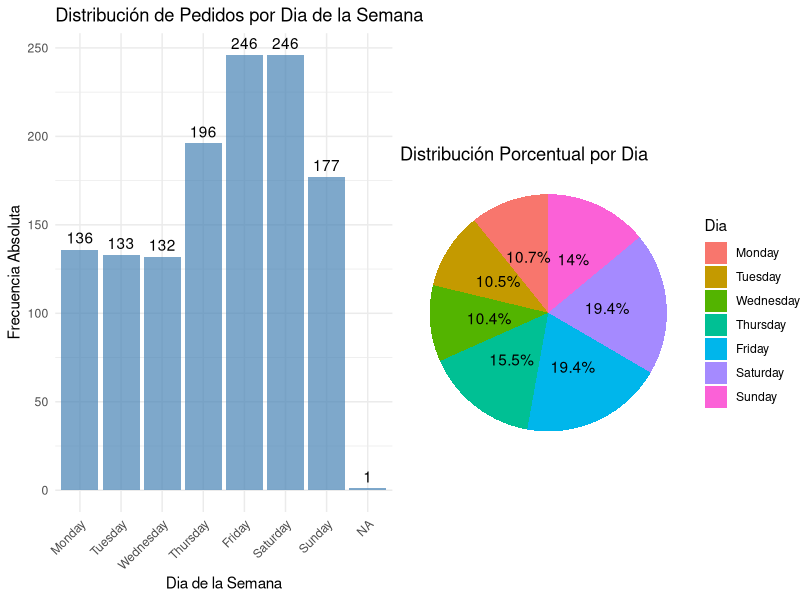
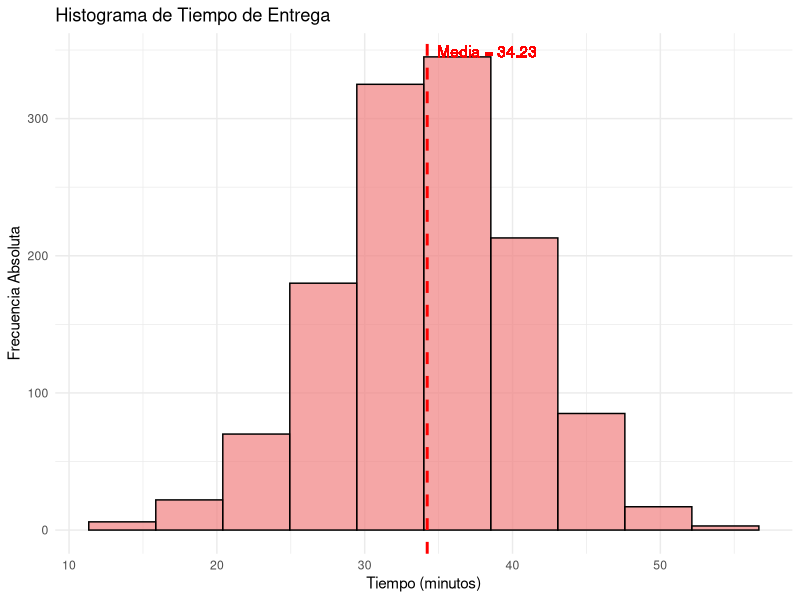
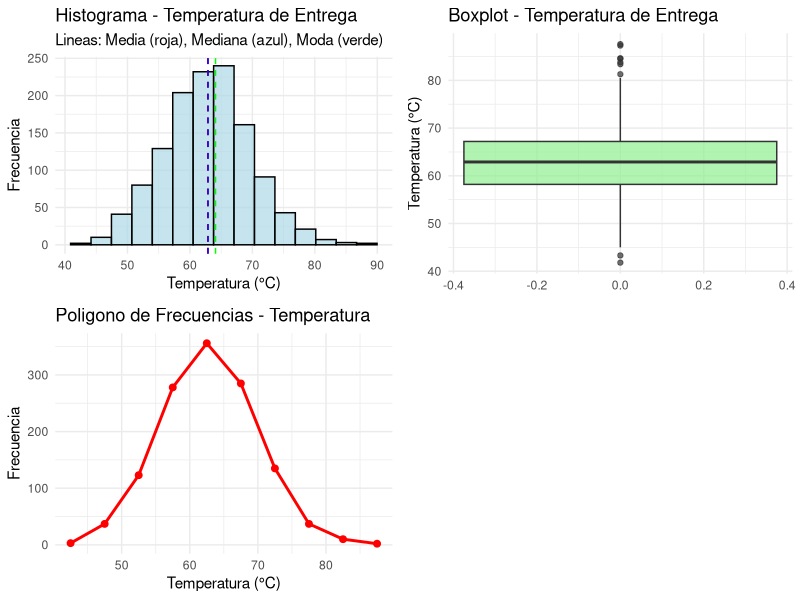
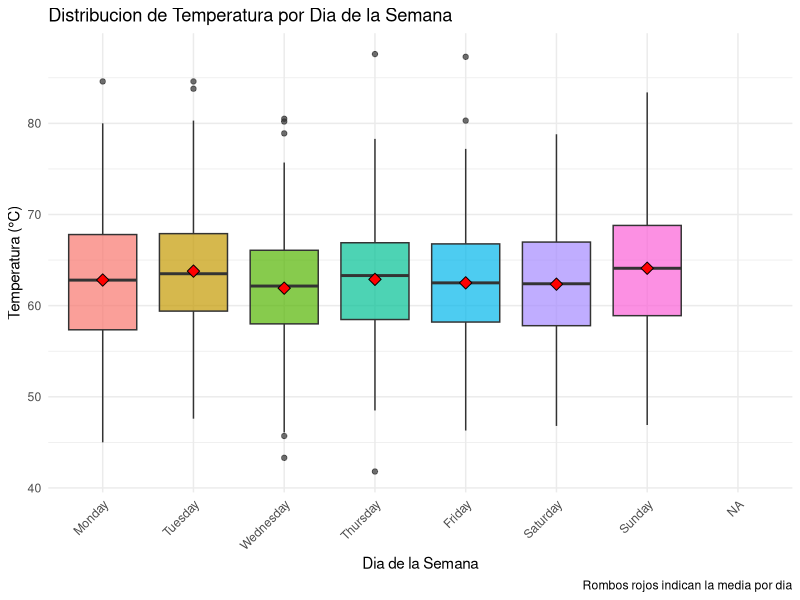
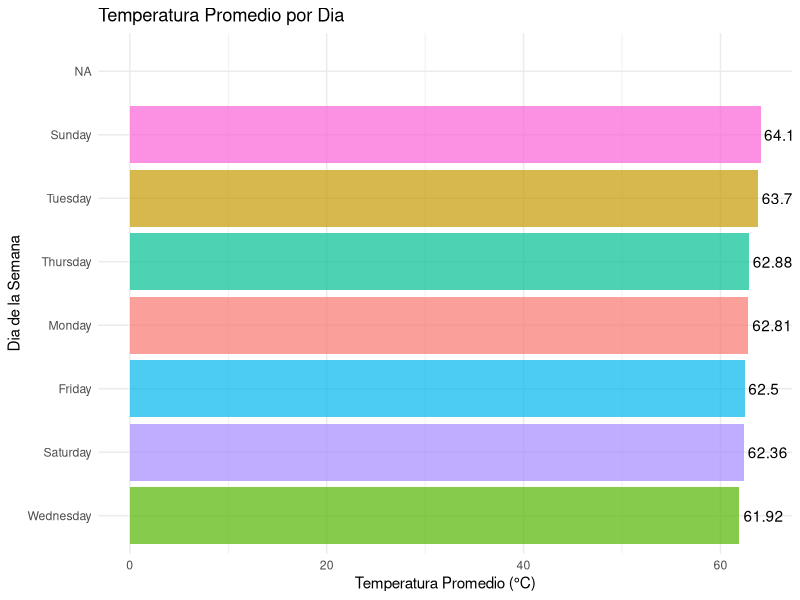

Here is the R script that generated these plots, in order:
## ---- chunk 1
knitr::opts_chunk$set(echo = TRUE, warning = FALSE, message = FALSE)
## ---- chunk 2
# Cargar librerias necesarias
library(ggplot2)
library(dplyr)
library(gridExtra)

# Cargar los datos
datos <- read.csv("pizzadelivery.csv", header = FALSE, stringsAsFactors = FALSE)

# Asignar nombres de columnas
colnames(datos) <- c("id", "day", "date", "time", "operator", "branch", 
                     "driver", "temperature", "bill", "pizzas", 
                     "free_wine", "got_wine", "discount_customer")

# Convertir variables a tipos apropiados 
datos$id <- as.numeric(datos$id)
datos$time <- as.numeric(datos$time)
datos$temperature <- as.numeric(datos$temperature)
datos$bill <- as.numeric(datos$bill)
datos$pizzas <- as.numeric(datos$pizzas)
datos$free_wine <- as.numeric(datos$free_wine)
datos$got_wine <- as.numeric(datos$got_wine)
datos$discount_customer <- as.numeric(datos$discount_customer)

# Convertir variables categoricas
datos$day <- as.factor(datos$day)
datos$operator <- as.factor(datos$operator)
datos$branch <- as.factor(datos$branch)
datos$driver <- as.factor(datos$driver)

# Mostrar estructura de los datos
str(datos)
head(datos)
## ---- chunk 3
# Crear tabla de clasificacion de variables
clasificacion <- data.frame(
  Variable = c("id", "day", "date", "time", "operator", "branch", "driver", 
               "temperature", "bill", "pizzas", "free_wine", "got_wine", "discount_customer"),
  Tipo = c("Cuantitativa", "Categorica", "Categorica", "Cuantitativa", 
           "Categorica", "Categorica", "Categorica", "Cuantitativa", 
           "Cuantitativa", "Cuantitativa", "Categorica", "Categorica", "Categorica"),
  Subtipo = c("Discreta", "Nominal", "Ordinal", "Continua", 
              "Nominal", "Nominal", "Nominal", "Continua", 
              "Continua", "Discreta", "Nominal", "Nominal", "Nominal"),
  Descripcion = c("Identificador único", "Dia de la semana", "Fecha del pedido", 
                  "Tiempo de entrega (min)", "Operador telefónico", "Sucursal del restaurant", 
                  "Repartidor", "Temperatura de entrega (°C)", "Cuenta total (euros)", 
                  "Número de pizzas", "Vino gratis (0/1)", "Llevó vino (0/1)", "Cliente con descuento (0/1)")
)

knitr::kable(clasificacion, caption = "Clasificacion de Variables")
## ---- chunk 4
# Analisis de frecuencias para day
freq_day <- table(datos$day)
prop_day <- prop.table(freq_day)

# Crear tabla de frecuencias
tabla_day <- data.frame(
  Dia = names(freq_day),
  Frecuencia_Absoluta = as.numeric(freq_day),
  Frecuencia_Relativa = round(as.numeric(prop_day), 4),
  Porcentaje = round(as.numeric(prop_day) * 100, 2)
)

knitr::kable(tabla_day, caption = "Tabla de Frecuencias - Variable Day")

# Ordenar dias de la semana Manualmente
datos$day <- factor(datos$day, levels = c("Monday", "Tuesday", "Wednesday", "Thursday", 
                                         "Friday", "Saturday", "Sunday"))

# Grafica de barras
p1 <- ggplot(datos, aes(x = day)) +
  geom_bar(fill = "steelblue", alpha = 0.7) +
  geom_text(stat = "count", aes(label = ..count..), vjust = -0.5) +
  labs(title = "Distribución de Pedidos por Dia de la Semana",
       x = "Dia de la Semana",
       y = "Frecuencia Absoluta") +
  theme_minimal() +
  theme(axis.text.x = element_text(angle = 45, hjust = 1))

# Grafico circular
pie_data <- data.frame(table(datos$day))
colnames(pie_data) <- c("Dia", "Frecuencia")
pie_data$Porcentaje <- round((pie_data$Frecuencia / sum(pie_data$Frecuencia)) * 100, 1)

p2 <- ggplot(pie_data, aes(x = "", y = Frecuencia, fill = Dia)) +
  geom_bar(stat = "identity", width = 1) +
  coord_polar("y", start = 0) +
  labs(title = "Distribución Porcentual por Dia") +
  theme_void() +
  geom_text(aes(label = paste0(Porcentaje, "%")), 
            position = position_stack(vjust = 0.5))

grid.arrange(p1, p2, ncol = 2)
## ---- chunk 5
# Estadistica basica de time
media_time <- mean(datos$time, na.rm = TRUE)
mediana_time <- median(datos$time, na.rm = TRUE)

# Histograma con intervalos de clase especificos
hist_time <- ggplot(datos, aes(x = time)) +
  geom_histogram(bins = 10, fill = "lightcoral", alpha = 0.7, color = "black") +
  geom_vline(xintercept = media_time, color = "red", linetype = "dashed", size = 1) +
  geom_text(aes(x = media_time, y = Inf, label = paste("Media =", round(media_time, 2))), 
            vjust = 2, hjust = -0.1, color = "red") +
  labs(title = "Histograma de Tiempo de Entrega",
       x = "Tiempo (minutos)",
       y = "Frecuencia Absoluta") +
  theme_minimal()

print(hist_time)

# Determinar el intervalo donde se encuentra la media
hist_data <- hist(datos$time, plot = FALSE, breaks = 10)
intervalos <- data.frame(
  Intervalo = paste0("[", round(hist_data$breaks[-length(hist_data$breaks)], 1), 
                     ", ", round(hist_data$breaks[-1], 1), ")"),
  Frecuencia = hist_data$counts
)

# Encontrar en que intervalo esta la media
intervalo_media <- which(media_time >= hist_data$breaks[-length(hist_data$breaks)] & 
                        media_time < hist_data$breaks[-1])

knitr::kable(intervalos, caption = "Intervalos de Clase - Tiempo de Entrega")

cat("La media aritmética del tiempo de entrega es:", round(media_time, 2), "minutos")
cat("\nSe encuentra en el intervalo:", intervalos$Intervalo[intervalo_media])
## ---- chunk 6
# Estaiistica descriptiva para temperature
media_temp <- mean(datos$temperature, na.rm = TRUE)
mediana_temp <- median(datos$temperature, na.rm = TRUE)
desv_temp <- sd(datos$temperature, na.rm = TRUE)
coef_var_temp <- (desv_temp / media_temp) * 100

# Funcion para calcular la moda
calcular_moda <- function(x) {
  ux <- unique(x)
  ux[which.max(tabulate(match(x, ux)))]
}
moda_temp <- calcular_moda(datos$temperature)

# Estadisticas adicionales
stats_temp <- data.frame(
  Estadistica = c("Media", "Mediana", "Moda", "Desviacion Estandar", "Coeficiente de Variacion (%)",
                  "Minimo", "Maximo", "Primer Cuartil (Q1)", "Tercer Cuartil (Q3)", "Rango",
                  "Percentil 10", "Percentil 90", "Varianza"),

  Valor = c(round(media_temp, 2), round(mediana_temp, 2), round(moda_temp, 2), 
            round(desv_temp, 2), round(coef_var_temp, 2), 
            round(min(datos$temperature, na.rm = TRUE), 2), 
            round(max(datos$temperature, na.rm = TRUE), 2),
            round(quantile(datos$temperature, 0.25, na.rm = TRUE), 2),
            round(quantile(datos$temperature, 0.75, na.rm = TRUE), 2),
            round(max(datos$temperature, na.rm = TRUE) - min(datos$temperature, na.rm = TRUE), 2),
            round(quantile(datos$temperature, 0.10, na.rm = TRUE), 2),
            round(quantile(datos$temperature, 0.90, na.rm = TRUE), 2),
            round(var(datos$temperature, na.rm = TRUE), 2))
)

knitr::kable(stats_temp, caption = "Estadistica Descriptiva - Temperatura de Entrega")

# Analisis de demanda por dia
demanda_dia <- table(datos$day)
dia_mayor_demanda <- names(which.max(demanda_dia))

cat("Dia con mayor demanda:", dia_mayor_demanda, "con", max(demanda_dia), "pedidos")

# Visualizaciones
p1_temp <- ggplot(datos, aes(x = temperature)) +
  geom_histogram(bins = 15, fill = "lightblue", alpha = 0.7, color = "black") +
  geom_vline(xintercept = media_temp, color = "red", linetype = "dashed") +
  geom_vline(xintercept = mediana_temp, color = "blue", linetype = "dashed") +
  geom_vline(xintercept = moda_temp, color = "green", linetype = "dashed") +
  labs(title = "Histograma - Temperatura de Entrega",
       subtitle = "Lineas: Media (roja), Mediana (azul), Moda (verde)",
       x = "Temperatura (°C)",
       y = "Frecuencia") +
  theme_minimal()

p2_temp <- ggplot(datos, aes(y = temperature)) +
  geom_boxplot(fill = "lightgreen", alpha = 0.7) +
  labs(title = "Boxplot - Temperatura de Entrega",
       y = "Temperatura (°C)") +
  theme_minimal()

# Poligono de frecuencias
hist_data_temp <- hist(datos$temperature, plot = FALSE, breaks = 15)
polygon_data <- data.frame(
  x = hist_data_temp$mids,
  y = hist_data_temp$counts
)

p3_temp <- ggplot(polygon_data, aes(x = x, y = y)) +
  geom_line(color = "red", size = 1) +
  geom_point(color = "red", size = 2) +
  labs(title = "Poligono de Frecuencias - Temperatura",
       x = "Temperatura (°C)",
       y = "Frecuencia") +
  theme_minimal()

grid.arrange(p1_temp, p2_temp, p3_temp, ncol = 2, nrow = 2)
## ---- chunk 7
# Analisis de temperatura por dia
temp_por_dia <- datos %>%
  group_by(day) %>%
  summarise(
    Pedidos = n(),
    Temp_Promedio = round(mean(temperature, na.rm = TRUE), 2),
    Temp_Mediana = round(median(temperature, na.rm = TRUE), 2),
    Desv_Estandar = round(sd(temperature, na.rm = TRUE), 2),
    Coef_Variacion = round((sd(temperature, na.rm = TRUE) / mean(temperature, na.rm = TRUE)) * 100, 2),
    Temp_Min = round(min(temperature, na.rm = TRUE), 2),
    Temp_Max = round(max(temperature, na.rm = TRUE), 2),
    Rango = round(max(temperature, na.rm = TRUE) - min(temperature, na.rm = TRUE), 2)
  ) %>%
  arrange(desc(Temp_Promedio))

knitr::kable(temp_por_dia, caption = "Analisis de Temperatura por Dia de la Semana")

# Identificar dia con mayor temperatura
dia_mayor_temp <- temp_por_dia$day[1]
temp_mayor <- temp_por_dia$Temp_Promedio[1]

cat("Dia con mayor temperatura promedio:", dia_mayor_temp, "con", temp_mayor, "°C")

# Boxplot comparativo por dia
boxplot_temp_dia <- ggplot(datos, aes(x = day, y = temperature, fill = day)) +
  geom_boxplot(alpha = 0.7) +
  stat_summary(fun = mean, geom = "point", shape = 23, size = 3, fill = "red") +
  labs(title = "Distribucion de Temperatura por Dia de la Semana",
       x = "Dia de la Semana",
       y = "Temperatura (°C)",
       caption = "Rombos rojos indican la media por dia") +
  theme_minimal() +
  theme(legend.position = "none",
        axis.text.x = element_text(angle = 45, hjust = 1))

print(boxplot_temp_dia)

# Grafica de barras para temperatura promedio
bar_temp_dia <- ggplot(temp_por_dia, aes(x = reorder(day, Temp_Promedio), 
                                         y = Temp_Promedio, fill = day)) +
  geom_bar(stat = "identity", alpha = 0.7) +
  geom_text(aes(label = Temp_Promedio), hjust = -0.1) +
  labs(title = "Temperatura Promedio por Dia",
       x = "Dia de la Semana",
       y = "Temperatura Promedio (°C)") +
  theme_minimal() +
  theme(legend.position = "none") +
  coord_flip()

print(bar_temp_dia)

# Tabla de frecuencias de temperatura por rangos para cada dia
datos$rango_temp <- cut(datos$temperature, 
                       breaks = c(50, 55, 60, 65, 70), 
                       labels = c("50-55°C", "55-60°C", "60-65°C", "65-70°C"),
                       include.lowest = TRUE)

freq_temp_dia <- table(datos$day, datos$rango_temp)
knitr::kable(freq_temp_dia, caption = "Frecuencias de Temperatura por Rangos y Dia")
